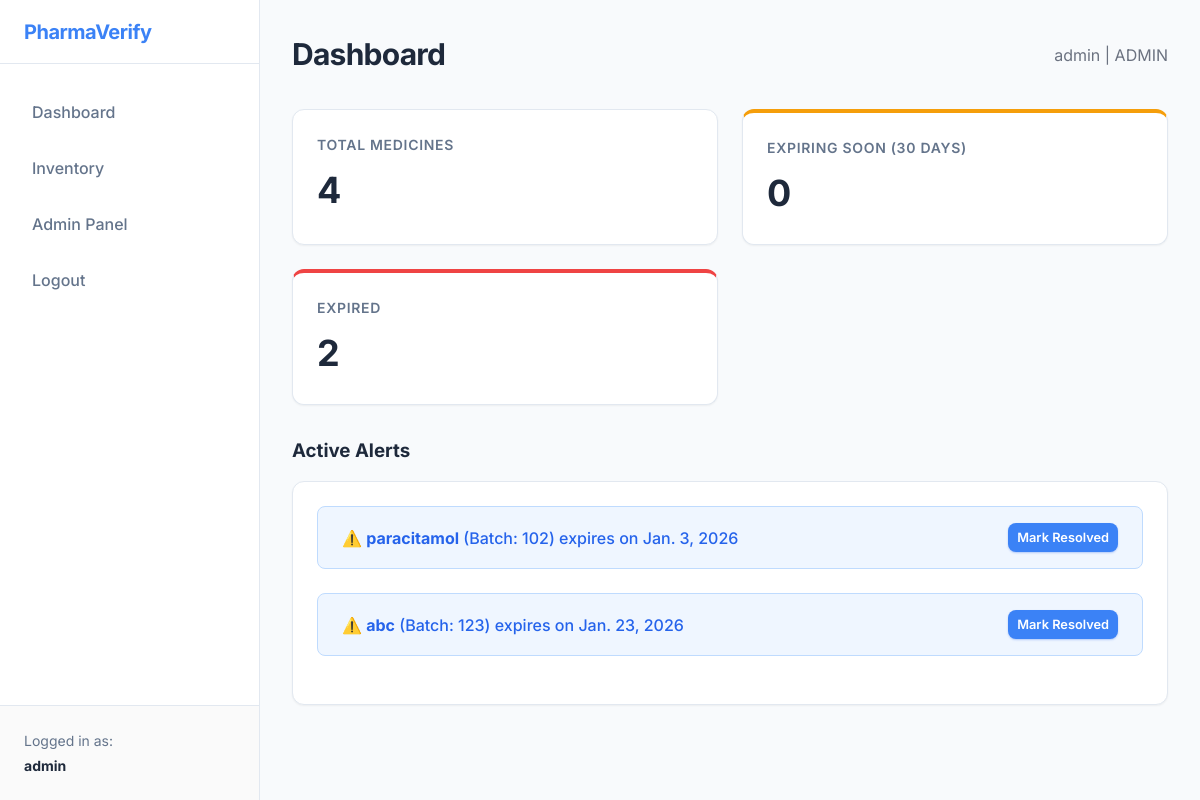
The app's page /inventory/ (signed in) with its own data.
### accounts/models.py (models this page shows, shortened)
class User(AbstractUser):
    class Role(models.TextChoices):
        ADMIN = "ADMIN", "Admin"
        STAFF = "STAFF", "Staff"
    role = models.CharField(max_length=50, choices=Role.choices, default=Role.STAFF)

### inventory/models.py (models this page shows, shortened)
class ExpiryAlert(models.Model):
    medicine = models.ForeignKey(Medicine, on_delete=models.CASCADE)
    date_detected = models.DateField(auto_now_add=True)
    is_resolved = models.BooleanField(default=False)
    resolved_at = models.DateTimeField(null=True, blank=True)

class Medicine(models.Model):
    name = models.CharField(max_length=200)
    batch_number = models.CharField(max_length=100)
    category = models.ForeignKey(Category, on_delete=models.CASCADE)
    quantity = models.IntegerField()
    expiry_date = models.DateField(db_index=True)
    created_at = models.DateTimeField(auto_now_add=True)
    updated_at = models.DateTimeField(auto_now=True)

### inventory/views.py (the view)
# urls.py: path('', views.DashboardView.as_view(), name='dashboard'), # Default to dashboard
class DashboardView(LoginRequiredMixin, TemplateView):
    template_name = 'inventory/dashboard.html'
    def get_context_data(self, **kwargs):
        context = super().get_context_data(**kwargs)
        check_and_create_alerts()
        today = timezone.now().date()
        threshold_days = 30
        limit_date = today + timezone.timedelta(days=threshold_days)
        context['total_medicines'] = Medicine.objects.count()
        context['expired_medicines'] = Medicine.objects.filter(
            expiry_date__lt=today
        ).exclude(expiryalert__is_resolved=True).count()
        context['expiring_soon'] = Medicine.objects.filter(
            expiry_date__gte=today,
            expiry_date__lte=limit_date
        ).exclude(expiryalert__is_resolved=True).count()
        context['alerts'] = ExpiryAlert.objects.filter(is_resolved=False).select_related('medicine').order_by('medicine__expiry_date')
        return context

### inventory/utils.py (called while the page is built, shortened)
def check_and_create_alerts():
    threshold_days = 30 # Could be dynamic setting
    today = timezone.now().date()
    limit_date = today + timedelta(days=threshold_days)
    medicines = Medicine.objects.filter(expiry_date__lte=limit_date)
    count = 0
    for med in medicines:
        if ExpiryAlert.objects.filter(medicine=med).exists():
            continue
    return count

### templates/inventory/dashboard.html
{% extends 'base.html' %}
{% block content %}
<div class="page-header">
    <h2>Dashboard</h2>
    <span style="color: #6b7280;">{{ user.username }} | {{ user.role }}</span>
</div>
<div class="dashboard-grid">
    <div class="card stat-card">
        <h3>Total Medicines</h3>
        <div class="value">{{ total_medicines }}</div>
    </div>
    <div class="card stat-card warning">
        <h3>Expiring Soon (30 Days)</h3>
        <div class="value">{{ expiring_soon }}</div>
    </div>
    <div class="card stat-card danger">
        <h3>Expired</h3>
        <div class="value">{{ expired_medicines }}</div>
    </div>
</div>
<h3 style="margin-bottom: 1rem;">Active Alerts</h3>
<div class="card">
    {% for alert in alerts %}
    <div class="alert-box" style="display: flex; justify-content: space-between; align-items: center;">
        <span>
            ⚠️ <strong>{{ alert.medicine.name }}</strong> (Batch: {{ alert.medicine.batch_number }})
            expires on {{ alert.medicine.expiry_date }}
        </span>
        <a href="{% url 'inventory:alert_resolve' alert.pk %}" class="btn btn-primary"
            style="font-size: 0.8rem; padding: 0.25rem 0.5rem;">Mark Resolved</a>
    </div>
    {% empty %}
    <p style="color: #6b7280; font-style: italic;">No active expiry alerts.</p>
    {% endfor %}
</div>
{% endblock %}

### templates/base.html (shortened to what this page needs)
{% load static %}
<!DOCTYPE html>
<html lang="en">
  <head>
    <link rel="stylesheet" href="{% static 'css/style.css' %}?v=2" />
  </head>
  <body>
    {% if user.is_authenticated %}
    <nav class="sidebar">
      <div class="sidebar-header">PharmaVerify</div>
      <ul class="nav-links">
        <li><a href="{% url 'inventory:dashboard' %}">Dashboard</a></li>
        <li><a href="{% url 'inventory:medicine_list' %}">Inventory</a></li>
        {% if user.is_staff or user.is_superuser %}
        <li><a href="{% url 'inventory:admin_dashboard' %}">Admin Panel</a></li>
        {% endif %}
        <li>
          <a href="#" onclick="document.getElementById('logout-form').submit()"
            >Logout</a
          >
        </li>
      </ul>
      <div class="user-info">
        Logged in as: <strong>{{ user.username }}</strong>
      </div>
    </nav>
    <main class="main-content">{% block content %}{% endblock %}</main>
    {% else %}
    <main class="auth-main">{% block auth_content %}{% endblock %}</main>
    {% endif %}
  </body>
</html>

### static/css/style.css (style rules this page uses)
:root { --primary-color: #3b82f6; --primary-dark: #2563eb; --primary-light: #eff6ff; --secondary-color: #64748b; --success-color: #10b981; --success-bg: #ecfdf5; --warning-color: #f59e0b; --warning-bg: #fffbeb; --danger-color: #ef4444; --danger-bg: #fef2f2; --bg-color: #f8fafc; --card-bg: #ffffff; --text-primary: #1e293b; --text-secondary: #64748b; --border-color: #e2e8f0; --sidebar-width: 260px; --header-height: 64px; --shadow-sm: 0 1px 2px 0 rgb(0 0 0 / 0.05); --shadow-md: 0 4px 6px -1px rgb(0 0 0 / 0.1), 0 2px 4px -2px rgb(0 0 0 / 0.1); --shadow-lg: 0 10px 15px -3px rgb(0 0 0 / 0.1), 0 4px 6px -4px rgb(0 0 0 / 0.1); --radius-sm: 0.375rem; --radius-md: 0.5rem; --radius-lg: 0.75rem; }
* { box-sizing: border-box; margin: 0; padding: 0; }
body { font-family: "Inter", system-ui, -apple-system, sans-serif; background-color: var(--bg-color); color: var(--text-primary); display: flex; min-height: 100vh; line-height: 1.5; }
.sidebar { width: var(--sidebar-width); background-color: var(--card-bg); border-right: 1px solid var(--border-color); display: flex; flex-direction: column; position: fixed; height: 100%; z-index: 50; transition: transform 0.3s ease; }
.sidebar-header { height: var(--header-height); display: flex; align-items: center; padding: 0 1.5rem; font-size: 1.25rem; font-weight: 700; color: var(--primary-color); border-bottom: 1px solid var(--border-color); letter-spacing: -0.025em; }
.nav-links { list-style: none; padding: 1.5rem 1rem; flex-grow: 1; }
.nav-links li { margin-bottom: 0.5rem; }
.nav-links a { display: flex; align-items: center; padding: 0.75rem 1rem; color: var(--secondary-color); text-decoration: none; border-radius: var(--radius-md); transition: all 0.2s ease; font-weight: 500; }
.user-info { padding: 1.5rem; border-top: 1px solid var(--border-color); font-size: 0.875rem; color: var(--secondary-color); background-color: #fafafa; }
.user-info strong { color: var(--text-primary); display: block; margin-top: 0.25rem; }
.main-content { margin-left: var(--sidebar-width); flex-grow: 1; padding: 2rem; max-width: 1600px; margin-right: auto; }
.page-header { display: flex; justify-content: space-between; align-items: center; margin-bottom: 2rem; }
.page-header h2 { font-size: 1.875rem; font-weight: 700; color: var(--text-primary); letter-spacing: -0.025em; }
.btn { display: inline-flex; align-items: center; justify-content: center; padding: 0.625rem 1.25rem; border-radius: var(--radius-md); font-weight: 600; text-decoration: none; cursor: pointer; border: 1px solid transparent; transition: all 0.2s ease; font-size: 0.875rem; gap: 0.5rem; }
.btn-primary { background-color: var(--primary-color); color: white; box-shadow: 0 1px 2px 0 rgba(37, 99, 235, 0.3); }
.dashboard-grid { display: grid; grid-template-columns: repeat(auto-fit, minmax(280px, 1fr)); gap: 1.5rem; margin-bottom: 2rem; }
.card { background: var(--card-bg); padding: 1.5rem; border-radius: var(--radius-lg); box-shadow: var(--shadow-sm); border: 1px solid var(--border-color); transition: transform 0.2s, box-shadow 0.2s; }
.stat-card h3 { font-size: 0.875rem; color: var(--secondary-color); text-transform: uppercase; letter-spacing: 0.05em; font-weight: 600; }
.stat-card .value { font-size: 2.25rem; font-weight: 700; margin-top: 0.5rem; color: var(--text-primary); }
.stat-card.warning { border-top: 4px solid var(--warning-color); }
.stat-card.danger { border-top: 4px solid var(--danger-color); }
.alert-box { padding: 1rem 1.5rem; margin-bottom: 1.5rem; border-radius: var(--radius-md); background: var(--primary-light); color: var(--primary-dark); border: 1px solid #bfdbfe; font-weight: 500; }

### records on screen
User: username "admin", role "ADMIN"
ExpiryAlert: medicine.name "paracitamol", medicine.batch_number "102", medicine.expiry_date "Jan. 3, 2026"
ExpiryAlert: medicine.name "abc", medicine.batch_number "123", medicine.expiry_date "Jan. 23, 2026"

### other values on screen
{{ total_medicines }} "4"
{{ expiring_soon }} "0"
{{ expired_medicines }} "2"
